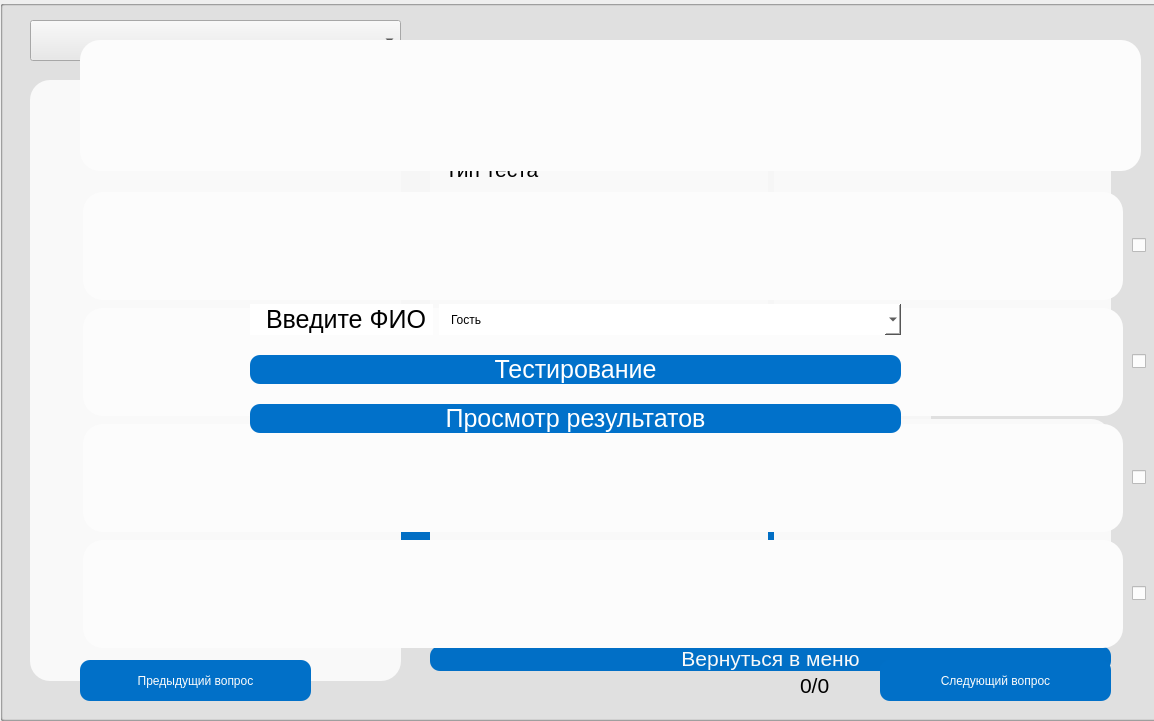
<?xml version="1.0" encoding="UTF-8"?>
<ui version="4.0">
 <class>MainWindow</class>
 <widget class="QMainWindow" name="MainWindow">
  <property name="geometry">
   <rect>
    <x>0</x>
    <y>0</y>
    <width>1154</width>
    <height>721</height>
   </rect>
  </property>
  <property name="sizePolicy">
   <sizepolicy hsizetype="Maximum" vsizetype="Maximum">
    <horstretch>0</horstretch>
    <verstretch>0</verstretch>
   </sizepolicy>
  </property>
  <property name="windowTitle">
   <string>MainWindow</string>
  </property>
  <widget class="QWidget" name="centralwidget">
   <property name="sizePolicy">
    <sizepolicy hsizetype="Maximum" vsizetype="Maximum">
     <horstretch>0</horstretch>
     <verstretch>0</verstretch>
    </sizepolicy>
   </property>
   <property name="styleSheet">
    <string notr="true">width:100%;</string>
   </property>
   <widget class="QGroupBox" name="main_layout">
    <property name="enabled">
     <bool>true</bool>
    </property>
    <property name="geometry">
     <rect>
      <x>0</x>
      <y>0</y>
      <width>1171</width>
      <height>721</height>
     </rect>
    </property>
    <property name="autoFillBackground">
     <bool>false</bool>
    </property>
    <property name="styleSheet">
     <string notr="true"/>
    </property>
    <property name="title">
     <string/>
    </property>
    <widget class="QWidget" name="verticalLayoutWidget_2">
     <property name="geometry">
      <rect>
       <x>250</x>
       <y>290</y>
       <width>651</width>
       <height>159</height>
      </rect>
     </property>
     <layout class="QVBoxLayout" name="verticalLayout_2">
      <property name="sizeConstraint">
       <enum>QLayout::SetDefaultConstraint</enum>
      </property>
      <item>
       <layout class="QHBoxLayout" name="horizontalLayout">
        <item>
         <widget class="QLabel" name="fio_label">
          <property name="font">
           <font>
            <pointsize>19</pointsize>
           </font>
          </property>
          <property name="styleSheet">
           <string notr="true">background-color: rgb(255, 255, 255);
border-radius: 20px;
padding-left:10px</string>
          </property>
          <property name="text">
           <string>Введите ФИО</string>
          </property>
         </widget>
        </item>
        <item>
         <widget class="QComboBox" name="fio_input">
          <property name="sizePolicy">
           <sizepolicy hsizetype="Expanding" vsizetype="Fixed">
            <horstretch>0</horstretch>
            <verstretch>0</verstretch>
           </sizepolicy>
          </property>
          <property name="minimumSize">
           <size>
            <width>0</width>
            <height>0</height>
           </size>
          </property>
          <property name="font">
           <font>
            <pointsize>19</pointsize>
            <stylestrategy>PreferAntialias</stylestrategy>
           </font>
          </property>
          <property name="cursor">
           <cursorShape>IBeamCursor</cursorShape>
          </property>
          <property name="styleSheet">
           <string notr="true">background-color: rgb(255, 255, 255);
border-radius: 20px;
padding-left:10px;
font: 19pt &quot;MS Shell Dlg 2&quot;;</string>
          </property>
          <property name="editable">
           <bool>true</bool>
          </property>
          <property name="currentText">
           <string>Гость</string>
          </property>
         </widget>
        </item>
       </layout>
      </item>
      <item>
       <widget class="QPushButton" name="test_button">
        <property name="sizePolicy">
         <sizepolicy hsizetype="Minimum" vsizetype="Maximum">
          <horstretch>0</horstretch>
          <verstretch>0</verstretch>
         </sizepolicy>
        </property>
        <property name="font">
         <font>
          <pointsize>19</pointsize>
         </font>
        </property>
        <property name="cursor">
         <cursorShape>PointingHandCursor</cursorShape>
        </property>
        <property name="styleSheet">
         <string notr="true">    QPushButton {
        background-color: #0171CA;
        color: rgb(255, 255, 255);
        border-radius: 10px;
    }
    QPushButton:hover {
        background: rgba(0,0,0,0);
        color: #3a7999;
		 border : 2px solid ;
        border-color: #0171CA;
    }</string>
        </property>
        <property name="text">
         <string>Тестирование</string>
        </property>
       </widget>
      </item>
      <item>
       <widget class="QPushButton" name="result_button">
        <property name="font">
         <font>
          <pointsize>19</pointsize>
         </font>
        </property>
        <property name="cursor">
         <cursorShape>PointingHandCursor</cursorShape>
        </property>
        <property name="styleSheet">
         <string notr="true">    QPushButton {
        background-color: #0171CA;
        color: rgb(255, 255, 255);
        border-radius: 10px;
    }
    QPushButton:hover {
        background: rgba(0,0,0,0);
        color: #3a7999;
		 border : 2px solid ;
        border-color: #0171CA;
    }</string>
        </property>
        <property name="text">
         <string>Просмотр результатов</string>
        </property>
       </widget>
      </item>
     </layout>
    </widget>
   </widget>
   <widget class="QGroupBox" name="test_menu">
    <property name="geometry">
     <rect>
      <x>0</x>
      <y>0</y>
      <width>1171</width>
      <height>721</height>
     </rect>
    </property>
    <property name="sizePolicy">
     <sizepolicy hsizetype="Preferred" vsizetype="Preferred">
      <horstretch>0</horstretch>
      <verstretch>0</verstretch>
     </sizepolicy>
    </property>
    <property name="maximumSize">
     <size>
      <width>999999</width>
      <height>99999</height>
     </size>
    </property>
    <property name="autoFillBackground">
     <bool>false</bool>
    </property>
    <property name="styleSheet">
     <string notr="true"/>
    </property>
    <property name="title">
     <string/>
    </property>
    <property name="alignment">
     <set>Qt::AlignCenter</set>
    </property>
    <widget class="QWidget" name="verticalLayoutWidget">
     <property name="geometry">
      <rect>
       <x>330</x>
       <y>150</y>
       <width>511</width>
       <height>301</height>
      </rect>
     </property>
     <layout class="QVBoxLayout" name="verticalLayout">
      <item>
       <widget class="QPushButton" name="dezh_po_chasti">
        <property name="minimumSize">
         <size>
          <width>309</width>
          <height>68</height>
         </size>
        </property>
        <property name="font">
         <font>
          <pointsize>16</pointsize>
         </font>
        </property>
        <property name="cursor">
         <cursorShape>PointingHandCursor</cursorShape>
        </property>
        <property name="layoutDirection">
         <enum>Qt::LeftToRight</enum>
        </property>
        <property name="styleSheet">
         <string notr="true">    QPushButton {
        background-color: #0171CA;
        color: rgb(255, 255, 255);
        border-radius: 10px;
    }
    QPushButton:hover {
        background: rgba(0,0,0,0);
        color: #3a7999;
		 border : 2px solid ;
        border-color: #0171CA;
    }</string>
        </property>
        <property name="text">
         <string>Дежурный по части</string>
        </property>
        <property name="flat">
         <bool>false</bool>
        </property>
       </widget>
      </item>
      <item>
       <widget class="QPushButton" name="pom_dezh_po_chasti">
        <property name="minimumSize">
         <size>
          <width>0</width>
          <height>68</height>
         </size>
        </property>
        <property name="font">
         <font>
          <pointsize>16</pointsize>
         </font>
        </property>
        <property name="cursor">
         <cursorShape>PointingHandCursor</cursorShape>
        </property>
        <property name="styleSheet">
         <string notr="true">    QPushButton {
        background-color: #0171CA;
        color: rgb(255, 255, 255);
        border-radius: 10px;
    }
    QPushButton:hover {
        background: rgba(0,0,0,0);
        color: #3a7999;
		 border : 2px solid ;
        border-color: #0171CA;
    }</string>
        </property>
        <property name="text">
         <string>Помошник дежурного</string>
        </property>
       </widget>
      </item>
      <item>
       <widget class="QPushButton" name="instructions_DPCH_PDT">
        <property name="minimumSize">
         <size>
          <width>0</width>
          <height>68</height>
         </size>
        </property>
        <property name="font">
         <font>
          <pointsize>16</pointsize>
         </font>
        </property>
        <property name="cursor">
         <cursorShape>PointingHandCursor</cursorShape>
        </property>
        <property name="styleSheet">
         <string notr="true">    QPushButton {
        background-color: #0171CA;
        color: rgb(255, 255, 255);
        border-radius: 10px;
    }
    QPushButton:hover {
        background: rgba(0,0,0,0);
        color: #3a7999;
		 border : 2px solid ;
        border-color: #0171CA;
    }</string>
        </property>
        <property name="text">
         <string>Инструкции ДПЧ и ПДТ</string>
        </property>
       </widget>
      </item>
      <item>
       <widget class="QPushButton" name="back_to_main_window">
        <property name="minimumSize">
         <size>
          <width>0</width>
          <height>68</height>
         </size>
        </property>
        <property name="font">
         <font>
          <pointsize>16</pointsize>
         </font>
        </property>
        <property name="cursor">
         <cursorShape>PointingHandCursor</cursorShape>
        </property>
        <property name="styleSheet">
         <string notr="true">    QPushButton {
        background-color: #0171CA;
        color: rgb(255, 255, 255);
        border-radius: 10px;
    }
    QPushButton:hover {
        background: rgba(0,0,0,0);
        color: #3a7999;
		 border : 2px solid ;
        border-color: #0171CA;
    }</string>
        </property>
        <property name="text">
         <string>Назад</string>
        </property>
       </widget>
      </item>
     </layout>
    </widget>
   </widget>
   <widget class="QGroupBox" name="test_box">
    <property name="geometry">
     <rect>
      <x>0</x>
      <y>0</y>
      <width>1171</width>
      <height>721</height>
     </rect>
    </property>
    <property name="styleSheet">
     <string notr="true"/>
    </property>
    <property name="title">
     <string/>
    </property>
    <widget class="QLabel" name="question_text">
     <property name="geometry">
      <rect>
       <x>80</x>
       <y>40</y>
       <width>1061</width>
       <height>131</height>
      </rect>
     </property>
     <property name="minimumSize">
      <size>
       <width>1061</width>
       <height>0</height>
      </size>
     </property>
     <property name="maximumSize">
      <size>
       <width>1061</width>
       <height>16777215</height>
      </size>
     </property>
     <property name="font">
      <font>
       <pointsize>16</pointsize>
      </font>
     </property>
     <property name="styleSheet">
      <string notr="true">background-color: rgb(255, 255, 255);
border-radius: 20px;
padding-left:10px</string>
     </property>
     <property name="text">
      <string/>
     </property>
     <property name="wordWrap">
      <bool>true</bool>
     </property>
    </widget>
    <widget class="QWidget" name="verticalLayoutWidget_3">
     <property name="geometry">
      <rect>
       <x>80</x>
       <y>190</y>
       <width>1071</width>
       <height>461</height>
      </rect>
     </property>
     <layout class="QVBoxLayout" name="question_list_layout">
      <property name="spacing">
       <number>6</number>
      </property>
      <property name="sizeConstraint">
       <enum>QLayout::SetDefaultConstraint</enum>
      </property>
      <item>
       <layout class="QHBoxLayout" name="question_box_1">
        <property name="sizeConstraint">
         <enum>QLayout::SetDefaultConstraint</enum>
        </property>
        <item>
         <widget class="QLabel" name="answer_var_1">
          <property name="sizePolicy">
           <sizepolicy hsizetype="Preferred" vsizetype="Minimum">
            <horstretch>0</horstretch>
            <verstretch>0</verstretch>
           </sizepolicy>
          </property>
          <property name="minimumSize">
           <size>
            <width>1040</width>
            <height>108</height>
           </size>
          </property>
          <property name="maximumSize">
           <size>
            <width>950</width>
            <height>16777215</height>
           </size>
          </property>
          <property name="mouseTracking">
           <bool>false</bool>
          </property>
          <property name="autoFillBackground">
           <bool>false</bool>
          </property>
          <property name="styleSheet">
           <string notr="true">background-color: rgb(255, 255, 255);
border-radius: 20px;
padding-left:10px</string>
          </property>
          <property name="frameShape">
           <enum>QFrame::NoFrame</enum>
          </property>
          <property name="text">
           <string/>
          </property>
          <property name="textFormat">
           <enum>Qt::AutoText</enum>
          </property>
          <property name="wordWrap">
           <bool>true</bool>
          </property>
         </widget>
        </item>
        <item>
         <widget class="QCheckBox" name="choose_answer_1">
          <property name="sizePolicy">
           <sizepolicy hsizetype="Minimum" vsizetype="Maximum">
            <horstretch>0</horstretch>
            <verstretch>0</verstretch>
           </sizepolicy>
          </property>
          <property name="maximumSize">
           <size>
            <width>16</width>
            <height>16777215</height>
           </size>
          </property>
          <property name="text">
           <string/>
          </property>
         </widget>
        </item>
       </layout>
      </item>
      <item>
       <layout class="QHBoxLayout" name="question_box_2">
        <item>
         <widget class="QLabel" name="answer_var_2">
          <property name="sizePolicy">
           <sizepolicy hsizetype="Maximum" vsizetype="Minimum">
            <horstretch>0</horstretch>
            <verstretch>0</verstretch>
           </sizepolicy>
          </property>
          <property name="minimumSize">
           <size>
            <width>1040</width>
            <height>108</height>
           </size>
          </property>
          <property name="maximumSize">
           <size>
            <width>950</width>
            <height>16777215</height>
           </size>
          </property>
          <property name="mouseTracking">
           <bool>true</bool>
          </property>
          <property name="autoFillBackground">
           <bool>false</bool>
          </property>
          <property name="styleSheet">
           <string notr="true">background-color: rgb(255, 255, 255);
border-radius: 20px;
padding-left:10px</string>
          </property>
          <property name="frameShape">
           <enum>QFrame::NoFrame</enum>
          </property>
          <property name="text">
           <string/>
          </property>
          <property name="textFormat">
           <enum>Qt::AutoText</enum>
          </property>
          <property name="wordWrap">
           <bool>true</bool>
          </property>
         </widget>
        </item>
        <item>
         <widget class="QCheckBox" name="choose_answer_2">
          <property name="sizePolicy">
           <sizepolicy hsizetype="Minimum" vsizetype="Maximum">
            <horstretch>0</horstretch>
            <verstretch>0</verstretch>
           </sizepolicy>
          </property>
          <property name="maximumSize">
           <size>
            <width>16</width>
            <height>16777215</height>
           </size>
          </property>
          <property name="text">
           <string/>
          </property>
         </widget>
        </item>
       </layout>
      </item>
      <item>
       <layout class="QHBoxLayout" name="question_box_3">
        <item>
         <widget class="QLabel" name="answer_var_3">
          <property name="sizePolicy">
           <sizepolicy hsizetype="Maximum" vsizetype="Minimum">
            <horstretch>0</horstretch>
            <verstretch>0</verstretch>
           </sizepolicy>
          </property>
          <property name="minimumSize">
           <size>
            <width>1040</width>
            <height>108</height>
           </size>
          </property>
          <property name="maximumSize">
           <size>
            <width>950</width>
            <height>16777215</height>
           </size>
          </property>
          <property name="autoFillBackground">
           <bool>false</bool>
          </property>
          <property name="styleSheet">
           <string notr="true">background-color: rgb(255, 255, 255);
border-radius: 20px;
padding-left:10px</string>
          </property>
          <property name="frameShape">
           <enum>QFrame::NoFrame</enum>
          </property>
          <property name="text">
           <string/>
          </property>
          <property name="textFormat">
           <enum>Qt::AutoText</enum>
          </property>
          <property name="wordWrap">
           <bool>true</bool>
          </property>
         </widget>
        </item>
        <item>
         <widget class="QCheckBox" name="choose_answer_3">
          <property name="sizePolicy">
           <sizepolicy hsizetype="Minimum" vsizetype="Maximum">
            <horstretch>0</horstretch>
            <verstretch>0</verstretch>
           </sizepolicy>
          </property>
          <property name="maximumSize">
           <size>
            <width>16</width>
            <height>16777215</height>
           </size>
          </property>
          <property name="text">
           <string/>
          </property>
         </widget>
        </item>
       </layout>
      </item>
      <item>
       <layout class="QHBoxLayout" name="question_box_4">
        <item>
         <widget class="QLabel" name="answer_var_4">
          <property name="sizePolicy">
           <sizepolicy hsizetype="Maximum" vsizetype="Minimum">
            <horstretch>0</horstretch>
            <verstretch>0</verstretch>
           </sizepolicy>
          </property>
          <property name="minimumSize">
           <size>
            <width>1040</width>
            <height>108</height>
           </size>
          </property>
          <property name="maximumSize">
           <size>
            <width>950</width>
            <height>16777215</height>
           </size>
          </property>
          <property name="autoFillBackground">
           <bool>false</bool>
          </property>
          <property name="styleSheet">
           <string notr="true">background-color: rgb(255, 255, 255);
border-radius: 20px;
padding-left:10px</string>
          </property>
          <property name="frameShape">
           <enum>QFrame::NoFrame</enum>
          </property>
          <property name="text">
           <string/>
          </property>
          <property name="textFormat">
           <enum>Qt::AutoText</enum>
          </property>
          <property name="wordWrap">
           <bool>true</bool>
          </property>
         </widget>
        </item>
        <item>
         <widget class="QCheckBox" name="choose_answer_4">
          <property name="sizePolicy">
           <sizepolicy hsizetype="Minimum" vsizetype="Maximum">
            <horstretch>0</horstretch>
            <verstretch>0</verstretch>
           </sizepolicy>
          </property>
          <property name="maximumSize">
           <size>
            <width>16</width>
            <height>16777215</height>
           </size>
          </property>
          <property name="text">
           <string/>
          </property>
         </widget>
        </item>
       </layout>
      </item>
     </layout>
    </widget>
    <widget class="QPushButton" name="next_question">
     <property name="geometry">
      <rect>
       <x>880</x>
       <y>660</y>
       <width>231</width>
       <height>41</height>
      </rect>
     </property>
     <property name="cursor">
      <cursorShape>PointingHandCursor</cursorShape>
     </property>
     <property name="styleSheet">
      <string notr="true">    QPushButton {
        background-color: #0171CA;
        color: rgb(255, 255, 255);
        border-radius: 10px;
    }
    QPushButton:hover {
        background: rgba(0,0,0,0);
        color: #3a7999;
		 border : 2px solid ;
        border-color: #0171CA;
    }</string>
     </property>
     <property name="text">
      <string>Следующий вопрос</string>
     </property>
    </widget>
    <widget class="QLabel" name="qty_question_label">
     <property name="geometry">
      <rect>
       <x>800</x>
       <y>670</y>
       <width>61</width>
       <height>31</height>
      </rect>
     </property>
     <property name="font">
      <font>
       <pointsize>16</pointsize>
      </font>
     </property>
     <property name="text">
      <string>0/0</string>
     </property>
    </widget>
    <widget class="QLabel" name="time_counter">
     <property name="geometry">
      <rect>
       <x>440</x>
       <y>670</y>
       <width>341</width>
       <height>31</height>
      </rect>
     </property>
     <property name="font">
      <font>
       <pointsize>16</pointsize>
      </font>
     </property>
     <property name="text">
      <string/>
     </property>
    </widget>
    <widget class="QPushButton" name="previous_question">
     <property name="geometry">
      <rect>
       <x>80</x>
       <y>660</y>
       <width>231</width>
       <height>41</height>
      </rect>
     </property>
     <property name="cursor">
      <cursorShape>PointingHandCursor</cursorShape>
     </property>
     <property name="styleSheet">
      <string notr="true">    QPushButton {
        background-color: #0171CA;
        color: rgb(255, 255, 255);
        border-radius: 10px;
    }
    QPushButton:hover {
        background: rgba(0,0,0,0);
        color: #3a7999;
		 border : 2px solid ;
        border-color: #0171CA;
    }</string>
     </property>
     <property name="text">
      <string>Предыдущий вопрос</string>
     </property>
    </widget>
   </widget>
   <widget class="QGroupBox" name="test_result_box">
    <property name="geometry">
     <rect>
      <x>0</x>
      <y>0</y>
      <width>1171</width>
      <height>721</height>
     </rect>
    </property>
    <property name="styleSheet">
     <string notr="true"/>
    </property>
    <property name="title">
     <string/>
    </property>
    <widget class="QWidget" name="verticalLayoutWidget_4">
     <property name="geometry">
      <rect>
       <x>250</x>
       <y>80</y>
       <width>681</width>
       <height>461</height>
      </rect>
     </property>
     <layout class="QVBoxLayout" name="verticalLayout_3" stretch="0,0,0,0,0,0">
      <item>
       <layout class="QHBoxLayout" name="horizontalLayout_2">
        <item>
         <widget class="QLabel" name="label">
          <property name="font">
           <font>
            <pointsize>16</pointsize>
           </font>
          </property>
          <property name="styleSheet">
           <string notr="true">background-color: rgb(255, 255, 255);
border-radius: 20px;
padding-left:10px</string>
          </property>
          <property name="text">
           <string>Тип теста</string>
          </property>
         </widget>
        </item>
        <item>
         <widget class="QLabel" name="type_test_label">
          <property name="font">
           <font>
            <pointsize>16</pointsize>
           </font>
          </property>
          <property name="styleSheet">
           <string notr="true">background-color: rgb(255, 255, 255);
border-radius: 20px;
padding-left:10px</string>
          </property>
          <property name="text">
           <string>Тип теста</string>
          </property>
         </widget>
        </item>
       </layout>
      </item>
      <item>
       <layout class="QHBoxLayout" name="horizontalLayout_6">
        <item>
         <widget class="QLabel" name="label_2">
          <property name="font">
           <font>
            <pointsize>16</pointsize>
           </font>
          </property>
          <property name="styleSheet">
           <string notr="true">background-color: rgb(255, 255, 255);
border-radius: 20px;
padding-left:10px</string>
          </property>
          <property name="text">
           <string>Время</string>
          </property>
         </widget>
        </item>
        <item>
         <widget class="QLabel" name="time_wasted_label">
          <property name="font">
           <font>
            <pointsize>16</pointsize>
           </font>
          </property>
          <property name="styleSheet">
           <string notr="true">background-color: rgb(255, 255, 255);
border-radius: 20px;
padding-left:10px</string>
          </property>
          <property name="text">
           <string>Тип теста</string>
          </property>
         </widget>
        </item>
       </layout>
      </item>
      <item>
       <layout class="QHBoxLayout" name="horizontalLayout_7">
        <item>
         <widget class="QLabel" name="label_6">
          <property name="font">
           <font>
            <pointsize>16</pointsize>
           </font>
          </property>
          <property name="styleSheet">
           <string notr="true">background-color: rgb(255, 255, 255);
border-radius: 20px;
padding-left:10px</string>
          </property>
          <property name="text">
           <string>Правильных ответов</string>
          </property>
         </widget>
        </item>
        <item>
         <widget class="QLabel" name="correct_answers_label">
          <property name="font">
           <font>
            <pointsize>16</pointsize>
           </font>
          </property>
          <property name="styleSheet">
           <string notr="true">background-color: rgb(255, 255, 255);
border-radius: 20px;
padding-left:10px</string>
          </property>
          <property name="text">
           <string>Тип теста</string>
          </property>
         </widget>
        </item>
       </layout>
      </item>
      <item>
       <widget class="QPushButton" name="get_export">
        <property name="sizePolicy">
         <sizepolicy hsizetype="Minimum" vsizetype="Maximum">
          <horstretch>0</horstretch>
          <verstretch>0</verstretch>
         </sizepolicy>
        </property>
        <property name="font">
         <font>
          <pointsize>16</pointsize>
         </font>
        </property>
        <property name="cursor">
         <cursorShape>PointingHandCursor</cursorShape>
        </property>
        <property name="styleSheet">
         <string notr="true">    QPushButton {
        background-color: #0171CA;
        color: rgb(255, 255, 255);
        border-radius: 10px;
    }
    QPushButton:hover {
        background: rgba(0,0,0,0);
        color: #3a7999;
		 border : 2px solid ;
        border-color: #0171CA;
    }</string>
        </property>
        <property name="text">
         <string>Выгрузить Отчёт</string>
        </property>
       </widget>
      </item>
      <item>
       <widget class="QPushButton" name="get_result">
        <property name="sizePolicy">
         <sizepolicy hsizetype="Minimum" vsizetype="Maximum">
          <horstretch>0</horstretch>
          <verstretch>0</verstretch>
         </sizepolicy>
        </property>
        <property name="font">
         <font>
          <pointsize>16</pointsize>
         </font>
        </property>
        <property name="cursor">
         <cursorShape>PointingHandCursor</cursorShape>
        </property>
        <property name="styleSheet">
         <string notr="true">    QPushButton {
        background-color: #0171CA;
        color: rgb(255, 255, 255);
        border-radius: 10px;
    }
    QPushButton:hover {
        background: rgba(0,0,0,0);
        color: #3a7999;
		 border : 2px solid ;
        border-color: #0171CA;
    }</string>
        </property>
        <property name="text">
         <string>Посмотреть результат</string>
        </property>
       </widget>
      </item>
      <item>
       <widget class="QPushButton" name="back_main_menu">
        <property name="enabled">
         <bool>true</bool>
        </property>
        <property name="sizePolicy">
         <sizepolicy hsizetype="Minimum" vsizetype="Maximum">
          <horstretch>0</horstretch>
          <verstretch>0</verstretch>
         </sizepolicy>
        </property>
        <property name="minimumSize">
         <size>
          <width>0</width>
          <height>0</height>
         </size>
        </property>
        <property name="font">
         <font>
          <pointsize>16</pointsize>
         </font>
        </property>
        <property name="cursor">
         <cursorShape>PointingHandCursor</cursorShape>
        </property>
        <property name="styleSheet">
         <string notr="true">    QPushButton {
        background-color: #0171CA;
        color: rgb(255, 255, 255);
        border-radius: 10px;
    }
    QPushButton:hover {
        background: rgba(0,0,0,0);
        color: #3a7999;
		 border : 2px solid ;
        border-color: #0171CA;
    }</string>
        </property>
        <property name="text">
         <string>Вернуться в меню</string>
        </property>
       </widget>
      </item>
     </layout>
    </widget>
   </widget>
   <widget class="QGroupBox" name="test_result_box_menue">
    <property name="geometry">
     <rect>
      <x>0</x>
      <y>0</y>
      <width>1171</width>
      <height>721</height>
     </rect>
    </property>
    <property name="styleSheet">
     <string notr="true"/>
    </property>
    <property name="title">
     <string/>
    </property>
    <widget class="QListWidget" name="tests_list">
     <property name="geometry">
      <rect>
       <x>30</x>
       <y>80</y>
       <width>371</width>
       <height>601</height>
      </rect>
     </property>
     <property name="styleSheet">
      <string notr="true">background-color: rgb(255, 255, 255);
border-radius: 20px;
padding-left:10px</string>
     </property>
    </widget>
    <widget class="QComboBox" name="folder_list">
     <property name="geometry">
      <rect>
       <x>30</x>
       <y>20</y>
       <width>371</width>
       <height>41</height>
      </rect>
     </property>
     <property name="cursor">
      <cursorShape>PointingHandCursor</cursorShape>
     </property>
    </widget>
    <widget class="QWidget" name="verticalLayoutWidget_5">
     <property name="geometry">
      <rect>
       <x>430</x>
       <y>90</y>
       <width>681</width>
       <height>581</height>
      </rect>
     </property>
     <layout class="QVBoxLayout" name="verticalLayout_4" stretch="0,0,0,0,0,0">
      <item>
       <layout class="QHBoxLayout" name="horizontalLayout_3">
        <item>
         <widget class="QLabel" name="label_3">
          <property name="font">
           <font>
            <pointsize>16</pointsize>
           </font>
          </property>
          <property name="styleSheet">
           <string notr="true">background-color: rgb(255, 255, 255);
border-radius: 20px;
padding-left:10px</string>
          </property>
          <property name="text">
           <string>Тип теста</string>
          </property>
         </widget>
        </item>
        <item>
         <widget class="QLabel" name="type_test_result">
          <property name="font">
           <font>
            <pointsize>16</pointsize>
           </font>
          </property>
          <property name="styleSheet">
           <string notr="true">background-color: rgb(255, 255, 255);
border-radius: 20px;
padding-left:10px</string>
          </property>
          <property name="text">
           <string/>
          </property>
         </widget>
        </item>
       </layout>
      </item>
      <item>
       <layout class="QHBoxLayout" name="horizontalLayout_8">
        <item>
         <widget class="QLabel" name="label_4">
          <property name="font">
           <font>
            <pointsize>16</pointsize>
           </font>
          </property>
          <property name="styleSheet">
           <string notr="true">background-color: rgb(255, 255, 255);
border-radius: 20px;
padding-left:10px</string>
          </property>
          <property name="text">
           <string>Время</string>
          </property>
         </widget>
        </item>
        <item>
         <widget class="QLabel" name="time_wasted_result">
          <property name="font">
           <font>
            <pointsize>16</pointsize>
           </font>
          </property>
          <property name="styleSheet">
           <string notr="true">background-color: rgb(255, 255, 255);
border-radius: 20px;
padding-left:10px</string>
          </property>
          <property name="text">
           <string/>
          </property>
         </widget>
        </item>
       </layout>
      </item>
      <item>
       <layout class="QHBoxLayout" name="horizontalLayout_9">
        <item>
         <widget class="QLabel" name="label_7">
          <property name="font">
           <font>
            <pointsize>16</pointsize>
           </font>
          </property>
          <property name="styleSheet">
           <string notr="true">background-color: rgb(255, 255, 255);
border-radius: 20px;
padding-left:10px</string>
          </property>
          <property name="text">
           <string>Правильных ответов</string>
          </property>
         </widget>
        </item>
        <item>
         <widget class="QLabel" name="correct_answers_result">
          <property name="font">
           <font>
            <pointsize>16</pointsize>
           </font>
          </property>
          <property name="styleSheet">
           <string notr="true">background-color: rgb(255, 255, 255);
border-radius: 20px;
padding-left:10px</string>
          </property>
          <property name="text">
           <string/>
          </property>
         </widget>
        </item>
       </layout>
      </item>
      <item>
       <widget class="QPushButton" name="get_export_result">
        <property name="sizePolicy">
         <sizepolicy hsizetype="Minimum" vsizetype="Maximum">
          <horstretch>0</horstretch>
          <verstretch>0</verstretch>
         </sizepolicy>
        </property>
        <property name="font">
         <font>
          <pointsize>16</pointsize>
         </font>
        </property>
        <property name="cursor">
         <cursorShape>PointingHandCursor</cursorShape>
        </property>
        <property name="styleSheet">
         <string notr="true">    QPushButton {
        background-color: #0171CA;
        color: rgb(255, 255, 255);
        border-radius: 10px;
    }
    QPushButton:hover {
        background: rgba(0,0,0,0);
        color: #3a7999;
		 border : 2px solid ;
        border-color: #0171CA;
    }</string>
        </property>
        <property name="text">
         <string>Выгрузить Отчёт</string>
        </property>
       </widget>
      </item>
      <item>
       <widget class="QPushButton" name="get_result_from_result">
        <property name="sizePolicy">
         <sizepolicy hsizetype="Minimum" vsizetype="Maximum">
          <horstretch>0</horstretch>
          <verstretch>0</verstretch>
         </sizepolicy>
        </property>
        <property name="font">
         <font>
          <pointsize>16</pointsize>
         </font>
        </property>
        <property name="cursor">
         <cursorShape>PointingHandCursor</cursorShape>
        </property>
        <property name="styleSheet">
         <string notr="true">    QPushButton {
        background-color: #0171CA;
        color: rgb(255, 255, 255);
        border-radius: 10px;
    }
    QPushButton:hover {
        background: rgba(0,0,0,0);
        color: #3a7999;
		 border : 2px solid ;
        border-color: #0171CA;
    }</string>
        </property>
        <property name="text">
         <string>Посмотреть результат</string>
        </property>
       </widget>
      </item>
      <item>
       <widget class="QPushButton" name="back_main_menu_result">
        <property name="enabled">
         <bool>true</bool>
        </property>
        <property name="sizePolicy">
         <sizepolicy hsizetype="Minimum" vsizetype="Maximum">
          <horstretch>0</horstretch>
          <verstretch>0</verstretch>
         </sizepolicy>
        </property>
        <property name="minimumSize">
         <size>
          <width>0</width>
          <height>0</height>
         </size>
        </property>
        <property name="font">
         <font>
          <pointsize>16</pointsize>
         </font>
        </property>
        <property name="cursor">
         <cursorShape>PointingHandCursor</cursorShape>
        </property>
        <property name="styleSheet">
         <string notr="true">    QPushButton {
        background-color: #0171CA;
        color: rgb(255, 255, 255);
        border-radius: 10px;
    }
    QPushButton:hover {
        background: rgba(0,0,0,0);
        color: #3a7999;
		 border : 2px solid ;
        border-color: #0171CA;
    }</string>
        </property>
        <property name="text">
         <string>Вернуться в меню</string>
        </property>
       </widget>
      </item>
     </layout>
    </widget>
   </widget>
   <zorder>test_menu</zorder>
   <zorder>test_result_box</zorder>
   <zorder>test_result_box_menue</zorder>
   <zorder>test_box</zorder>
   <zorder>main_layout</zorder>
  </widget>
 </widget>
 <resources/>
 <connections/>
</ui>
